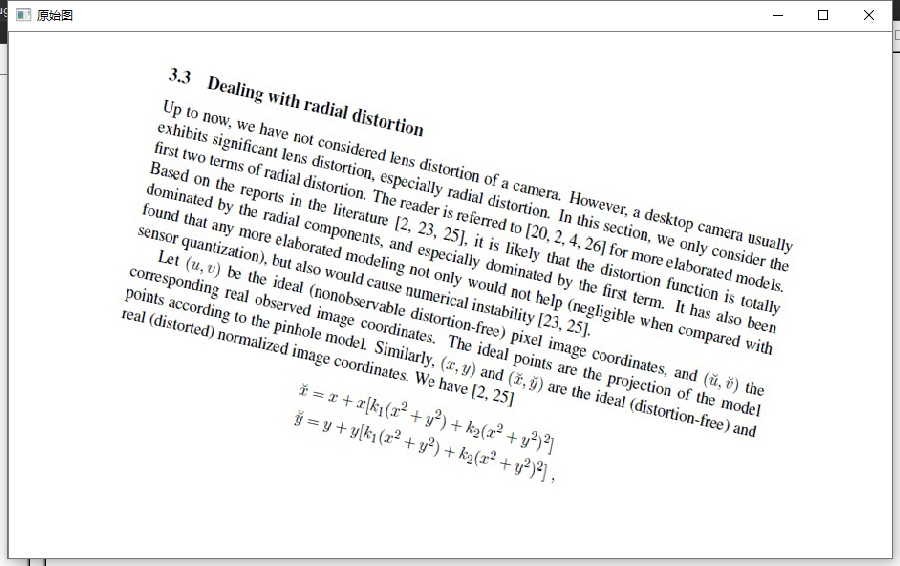
//> input picture doc.png, 900 x 566 px
$ ./img_2_zheng   (built with g++ and OpenCV 4)
//> lines starting //> are read from the running program, lines starting //| are printed output that depends on the picture; after the words box and inside, x2 and y2 are one past the last pixel; in counts of white or black regions, pixels touching at a corner belong together
#include "opencv2/imgproc.hpp"
#include "opencv2/highgui.hpp"
#include <iostream>
using namespace cv;
using namespace std;

//第一个参数：输入图片名称；第二个参数：输出图片名称
void GetContoursPic(const char* pSrcFileName, const char* pDstFileName)
{
//> called with pSrcFileName = "doc.png", pDstFileName = "FinalImage.jpg"
    Mat srcImg = imread(pSrcFileName);
//> srcImg is the input picture: 566 rows x 900 cols, CV_8UC3; mean B, G, R 241.4, 241.7, 241.4
    imshow("原始图", srcImg);
    Mat gray, binImg;
    //灰度化
    cvtColor(srcImg, gray, COLOR_RGB2GRAY);
    imshow("灰度图", gray);
    //二值化
    threshold(gray, binImg, 100, 200, CV_THRESH_BINARY);
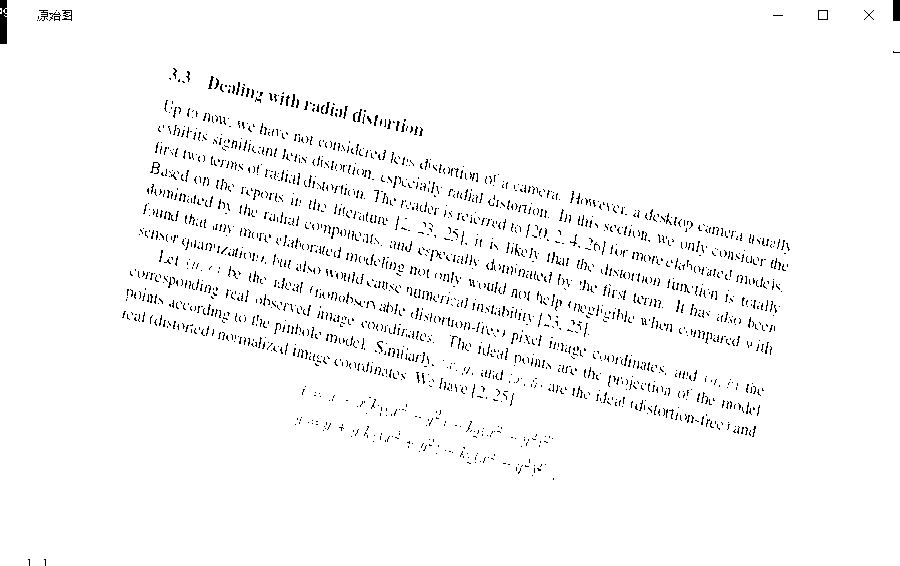
//> binImg: 566 rows x 900 cols, CV_8UC1; values 0 (black) and 200 (white), 97.1% white; black in thin lines or dots
    imshow("二值化", binImg);

    vector<vector<Point> > contours;
    vector<Rect> boundRect(contours.size());
    //注意第5个参数为CV_RETR_EXTERNAL，只检索外框
    findContours(binImg, contours, CV_RETR_EXTERNAL, CV_CHAIN_APPROX_NONE); //找轮廓
//> contours = 2 contours, 1 with area under 20; largest, box (x1, y1, x2, y2) and area: (0, 0, 900, 566) 507456
    cout << contours.size() << endl;
//| 2
    for (int i = 0; i < contours.size(); i++)
    {
        //需要获取的坐标
        CvPoint2D32f rectpoint[4];
        CvBox2D rect =minAreaRect(Mat(contours[i]));

        cvBoxPoints(rect, rectpoint); //获取4个顶点坐标
        //与水平线的角度
        float angle = rect.angle;
        cout << angle << endl;

        int line1 = sqrt((rectpoint[1].y - rectpoint[0].y)*(rectpoint[1].y - rectpoint[0].y) + (rectpoint[1].x - rectpoint[0].x)*(rectpoint[1].x - rectpoint[0].x));
        int line2 = sqrt((rectpoint[3].y - rectpoint[0].y)*(rectpoint[3].y - rectpoint[0].y) + (rectpoint[3].x - rectpoint[0].x)*(rectpoint[3].x - rectpoint[0].x));
        //rectangle(binImg, rectpoint[0], rectpoint[3], Scalar(255), 2);
        //面积太小的直接pass
        if (line1 * line2 < 600)
        {
            continue;
        }

        //为了让正方形横着放，所以旋转角度是不一样的。竖放的，给他加90度，翻过来
        if (line1 > line2)
        {
            angle = 90 + angle;
        }

        //新建一个感兴趣的区域图，大小跟原图一样大
        Mat RoiSrcImg(srcImg.rows, srcImg.cols, CV_8UC3); //注意这里必须选CV_8UC3
        RoiSrcImg.setTo(0); //颜色都设置为黑色
        //imshow("新建的ROI", RoiSrcImg);
        //对得到的轮廓填充一下
        drawContours(binImg, contours, -1, Scalar(255),CV_FILLED);

        //抠图到RoiSrcImg
        srcImg.copyTo(RoiSrcImg, binImg);


        //再显示一下看看，除了感兴趣的区域，其他部分都是黑色的了
        namedWindow("RoiSrcImg", 1);
        imshow("RoiSrcImg", RoiSrcImg);

        //创建一个旋转后的图像
        Mat RatationedImg(RoiSrcImg.rows, RoiSrcImg.cols, CV_8UC1);
        RatationedImg.setTo(0);
        //对RoiSrcImg进行旋转
        Point2f center = rect.center;  //中心点
        Mat M2 = getRotationMatrix2D(center, angle, 1);//计算旋转加缩放的变换矩阵
        warpAffine(RoiSrcImg, RatationedImg, M2, RoiSrcImg.size(),1, 0, Scalar(0));//仿射变换
        imshow("旋转之后", RatationedImg);
        imwrite("r.jpg", RatationedImg); //将矫正后的图片保存下来
    }
//> this loop made 2 passes
//> (rect, rectpoint, angle, line1, line2, M2) on pass 2: (centre (449.5, 282.5), size (565, 899), angle -90, 4 Points (x, y): [899, 565], [0, 565], [0, 0], [899, 0], 0, 898, 564, [[1, 0, 0], [0, 1, 0]])
//> (rect, rectpoint, angle, line1, line2) on pass 1: (centre (0.5, 10.5), size (5, 1), angle -90, 4 Points (x, y): [1, 13], [0, 13], [0, 8], [1, 8], -90, 1, 5)
//| -90
//| -90
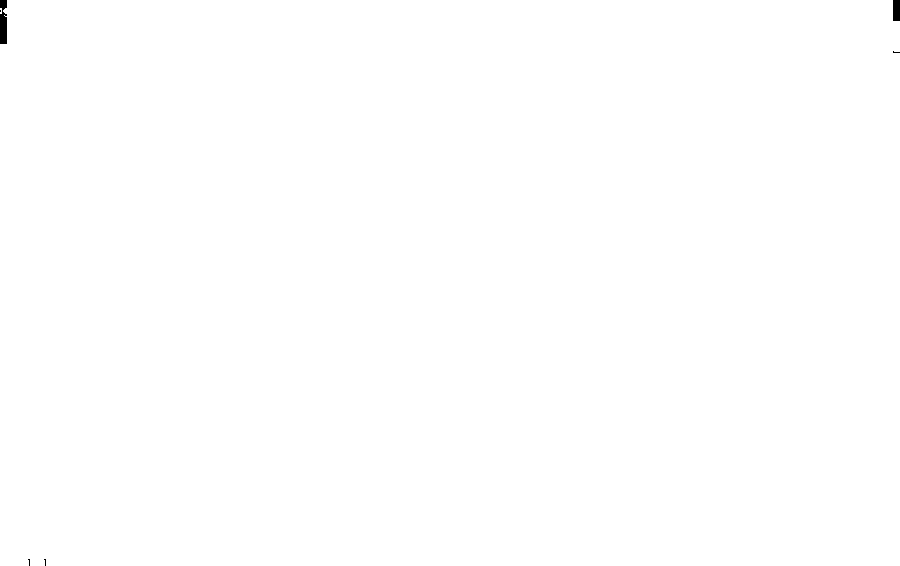
//> binImg: 566 rows x 900 cols, CV_8UC1; 99.9% white; 6 black regions (4 under 20 px), largest, box (x1, y1, x2, y2) and area: (0, 0, 7, 44) 275, (893, 0, 900, 21) 147

#if 0
    //对ROI区域进行抠图

    //对旋转后的图片进行轮廓提取
    vector<vector<Point> > contours2;
    Mat raw = imread("r.jpg");
    Mat SecondFindImg;
    //SecondFindImg.setTo(0);
    cvtColor(raw, SecondFindImg, COLOR_BGR2GRAY);  //灰度化
    threshold(SecondFindImg, SecondFindImg, 80, 200, CV_THRESH_BINARY);
    findContours(SecondFindImg, contours2, CV_RETR_EXTERNAL, CV_CHAIN_APPROX_NONE);
    //cout << "sec contour:" << contours2.size() << endl;

    for (int j = 0; j < contours2.size(); j++)
    {
        //这时候其实就是一个长方形了，所以获取rect
        Rect rect = boundingRect(Mat(contours2[j]));
        //面积太小的轮廓直接pass,通过设置过滤面积大小，可以保证只拿到外框
        if (rect.area() < 600)
        {
            continue;
        }
        Mat dstImg = raw(rect);
        imshow("dst", dstImg);
        imwrite(pDstFileName, dstImg);
    }
#endif
}

int main()
{
    GetContoursPic("doc.png", "FinalImage.jpg");
    waitKey();
    return 0;
}
